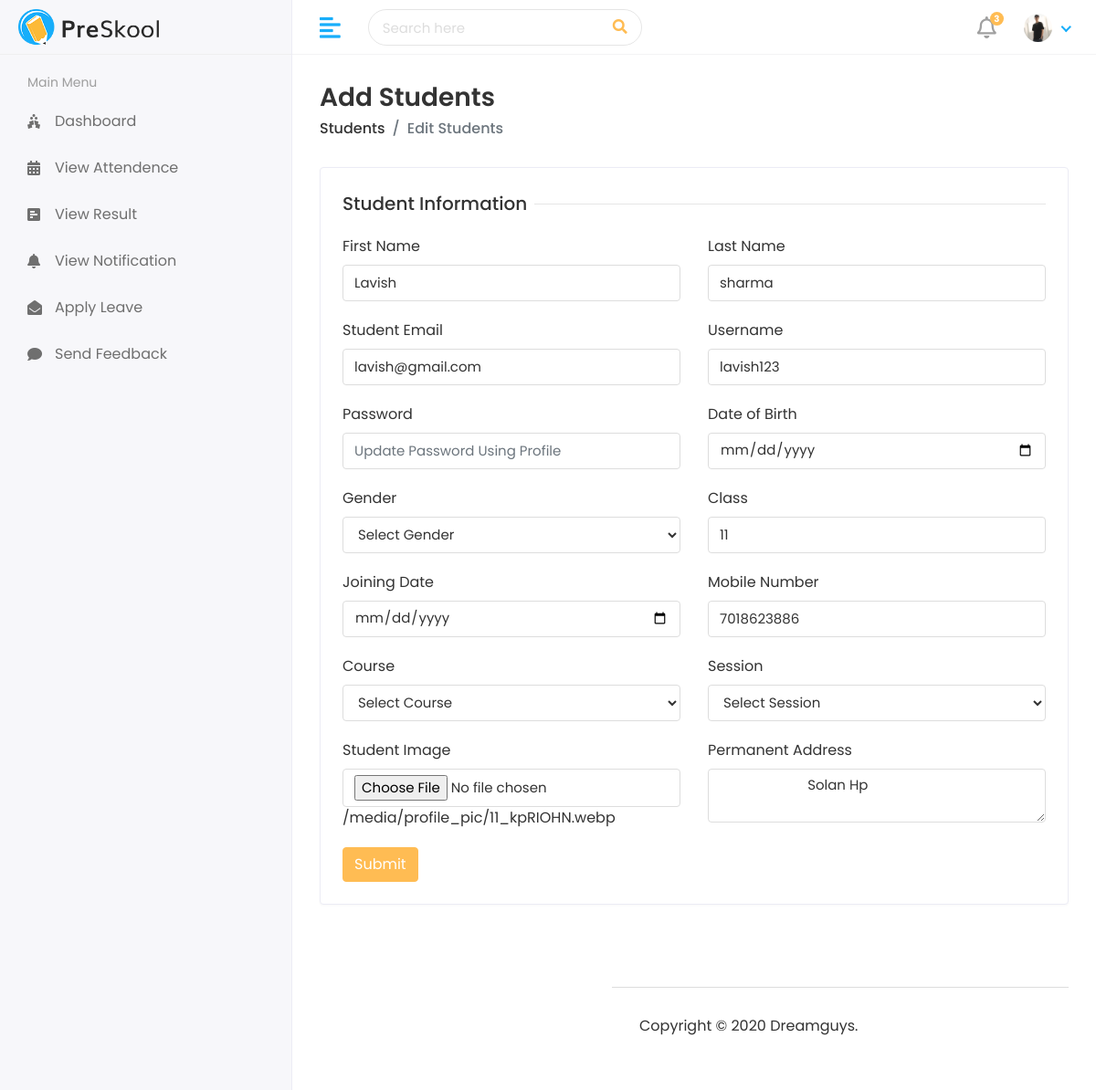
The app's page /HOD/Student-edit/14 (signed in) with its own data.
### StudentApp/models.py (models this page shows, shortened)
class CustomUser(AbstractUser):
    user_type = models.CharField(choices=UserTypes , max_length=20 , default='Student' , null=True)
    username = models.CharField(max_length=44,null=True,unique=True)
    profile = models.ImageField(upload_to='media/profile_pic' , null=True , default='static/assets/img/profiles/avatar-01.jpg')

class Student(models.Model):
    admin = models.OneToOneField(CustomUser, on_delete=models.CASCADE)
    address = models.TextField()
    gender = models.CharField(max_length=100 ,  )
    course = models.ForeignKey(Course , on_delete=models.CASCADE)
    session = models.ForeignKey(Session , on_delete=models.CASCADE)
    joining_at = models.DateField()
    Updated_at = models.DateField(auto_now_add=True)
    datebirth = models.DateField( null= True , blank= True)
    standard = models.PositiveIntegerField(null = True)
    mobilenumber = models.IntegerField(null= True)
    studentimage = models.ImageField(upload_to='media/profile_pic' , null=True)

### StudentApp/HodViews.py (the view, shortened to what this page needs)
# urls.py: path('HOD/Student-edit/<int:id>' , HodViews.StudentEdit , name='StudentEdit'),
@login_required(login_url= '/')
def StudentEdit(request , id):
    if request.method == "GET":
        StudentData = Student.objects.get(id = id)
        Courses = Course.objects.all()
        Sessions = Session.objects.all()
        Context = {
            'Student':StudentData ,
            'Courses': Courses ,
            'Sessions': Sessions,
        }
        return render(request , 'Hod/EditStudent.html' , Context)

### StudentApp/models.py (called while the page is built)
    def __str__(self):
        return  f"{self.SessionStart} To {self.SessionEnd}"

### templates/Hod/EditStudent.html (shortened to what this page needs)
{% extends 'base.html' %}
{% block content %}
<div class="page-header">
    <div class="row align-items-center">
       <div class="col">
          <h3 class="page-title">Add Students</h3>
          <ul class="breadcrumb">
             <li class="breadcrumb-item"><a href="students.html">Students</a></li>
             <li class="breadcrumb-item active">Edit Students</li>
          </ul>
       </div>
    </div>
 </div>
 <div class="row">
    <div class="col-sm-12">
       <div class="card">
          <div class="card-body">
             <form method="post" enctype="multipart/form-data" action="{% url 'StudentEdit' Student.id %}">
                <div class="row">
                   <div class="col-12">
                      <h5 class="form-title"><span>Student Information</span></h5>
                   </div>
                   <div class="col-12 col-sm-6">
                      <div class="form-group">
                         <label>First Name</label>
                         <input type="text" class="form-control" value="{{Student.admin.first_name}}" name="FirstName" >
                      </div>
                   </div>
                   <div class="col-12 col-sm-6">
                      <div class="form-group">
                         <label>Last Name</label>
                         <input type="text" class="form-control"  value="{{Student.admin.last_name}}" name="LastName" >
                      </div>
                   </div>
                   <div class="col-12 col-sm-6">
                      <div class="form-group">
                         <label>Student Email</label>
                         <input type="text" class="form-control"  value="{{Student.admin.email}}" name="StudentEmail" required>
                      </div>
                   </div>
                   <div class="col-12 col-sm-6">
                    <div class="form-group">
                       <label>Username</label>
                       <input type="text" class="form-control"  value="{{Student.admin.username}}" name="Username" required>
                    </div>
                 </div>
                 <div class="col-12 col-sm-6">
                  <div class="form-group">
                     <label>Password</label>
                     <input type="password" class="form-control" name="Password" placeholder="Update Password Using Profile" >
                  </div>
               </div>
                   <div class="col-12 col-sm-6">
                      <div class="form-group">
                         <label>Date of Birth</label>
                         <div>
                            <input type="date" class="form-control"  value="{{Student.datebirth}}" name="Dob" required>
                         </div>
                      </div>
                   </div>
                   <div class="col-12 col-sm-6">
                    <div class="form-group">
                       <label>Gender</label>
                       <select class="form-control" name="Gender" value="{{Student.gender}}" >
                          <option vaue="">Select Gender</option>
                       </select>
                    </div>
                    </div>
                   <div class="col-12 col-sm-6">
                      <div class="form-group">
                         <label>Class</label>
                         <input type="text" class="form-control" value="{{Student.standard}}" name="Standard" >
                      </div>
                   </div>
                   <div class="col-12 col-sm-6">
                      <div class="form-group">
                         <label>Joining Date</label>
                         <div>
                            <input type="date" class="form-control" value="{{Student.joining_at}}" name="JoiningData" required>
                         </div>
                      </div>
                   </div>
                   <div class="col-12 col-sm-6">
                      <div class="form-group">
                         <label>Mobile Number</label>
                         <input type="text" class="form-control" value="{{Student.mobilenumber}}" name="Number" >
                      </div>
                   </div>
                   <div class="col-12 col-sm-6">
                    <div class="form-group">
                       <label>Course</label>
                       <select class="form-control" value="{{Student.}}"  name="Course" required>
                          <option name="FirstName">Select Course</option>
                       </select>
                    </div>
                 </div>
                 <div class="col-12 col-sm-6">
                    <div class="form-group">
                       <label>Session</label>
                       <select class="form-control" name="Session" required>
                        <option value="{{i.id}}" >Select Session</option>
                     </select>
                    </div>
                 </div>
                   <div class="col-12 col-sm-6">
                      <div class="form-group">
                         <label>Student Image</label>
                         <input type="file" class="form-control" name="StudentImage"  required>
                         {{Student.admin.profile.url}}
                      </div>
                   </div>
                   <div class="col-12 col-sm-6">
                    <div class="form-group">
                       <label>Permanent Address</label>
                       <textarea class="form-control" name="Address" required>
                        {{Student.address}}
                       </textarea>
                    </div>
                 </div>
                   <div class="col-12">
                      <button type="submit" class="btn btn-primary">Submit</button>
                   </div>
                </div>
             </form>
          </div>
       </div>
    </div>
 </div>
{% endblock %}

### templates/includes/header.html (shortened to what this page needs)
{% load static %}
<div class="header">
    <div class="header-left">
       <a href="index.html" class="logo">
       <img src="{% static 'assets/img/logo.png' %}" alt="Logo">
       </a>
    </div>
    <a href="javascript:void(0);" id="toggle_btn">
    <i class="fas fa-align-left"></i>
    </a>
    <div class="top-nav-search">
       <form>
          <input type="text" class="form-control" placeholder="Search here">
          <button class="btn" type="submit"><i class="fas fa-search"></i></button>
       </form>
    </div>
    <ul class="nav user-menu">
       <li class="nav-item dropdown noti-dropdown">
          <a href="#" class="dropdown-toggle nav-link" data-toggle="dropdown">
          <i class="far fa-bell"></i> <span class="badge badge-pill">3</span>
          </a>
       </li>
       <li class="nav-item dropdown has-arrow">
          <a href="#" class="dropdown-toggle nav-link" data-toggle="dropdown">
            {% if not user.profile.url is None and not user.profile.url is "" %}
            <span class="user-img"><img class="rounded-circle" src="{{user.profile.url}}" width="31" alt="Ryan Taylor"></span>
            {% else %}
            <span class="user-img"><img class="rounded-circle" src="{% static 'assets/img/profiles/avatar-01.jpg' %}" width="31" alt="Ryan Taylor"></span>
            {% endif %}
          </a>
       </li>
    </ul>
 </div>

### static/assets/css/style.css (style rules this page uses)
html { height: 100%; }
body { background-color: #fff; color: #333; font-family: 'Poppins', sans-serif; font-size: 1rem; height: 100%; line-height: 1.5; overflow-x: hidden; }
h1, h2, h3, h4, h5, h6 { font-family: 'Poppins', sans-serif; margin-top: 0; }
.form-control { border: 1px solid #ddd; box-shadow: none; color: #333; font-size: 15px; height: 40px; }
a { color: #009ce7; }
input, button, a { transition: all 0.4s ease; -moz-transition: all 0.4s ease; -o-transition: all 0.4s ease; -ms-transition: all 0.4s ease; -webkit-transition: all 0.4s ease; }
input, input:focus, button, button:focus { outline: none; }
input[type="file"] { height: auto; min-height: calc(1.5em + .75rem + 2px); }
input[type=text], input[type=password] { -webkit-appearance: none; -moz-appearance: none; appearance: none; }
textarea.form-control { resize: vertical; }
.form-group { margin-bottom: 1.25rem; }
ul, ol { padding: 0px; list-style: none; }
.btn-primary { background-color: #FFBC53; border: 1px solid #FFBC53; }
.card { border: 1px solid #ececf5; box-shadow: 0 1px 3px 0 rgba(0, 0, 0, 0.03); margin-bottom: 1.875rem; }
.card-body { padding: 1.5rem; }
.header { background-color: #fff; border-bottom: 1px solid #f3f3f4; left: 0; position: fixed; right: 0; top: 0; z-index: 1001; height: 60px; }
.header .header-left { float: left; height: 60px; padding: 0 20px; position: relative; width: 320px; z-index: 1; transition: all 0.2s ease-in-out; background-color: #f7f7fa; border-bottom: 1px solid #efefef; border-right: 1px solid #ececf5; display: flex; align-items: center; }
.header .header-left .logo { display: inline-block; line-height: 60px; }
.header .header-left .logo img { max-height: 40px; width: auto; }
.header .dropdown-toggle:after { display: none; }
.header .has-arrow .dropdown-toggle:after { border-top: 0; border-left: 0; border-bottom: 2px solid #18aefa; border-right: 2px solid #18aefa; content: ''; height: 8px; display: inline-block; pointer-events: none; -webkit-transform-origin: 66% 66%; -ms-transform-origin: 66% 66%; transform-origin: 66% 66%; -webkit-transform: rotate(45deg); -ms-transform: rotate(45deg); transform: rotate(45deg); -webkit-transition: all 0.15s ease-in-out; transition: all 0.15s ease-in-out; width: 8px; vertical-align: 0px; }
.user-menu { float: right; margin: 0; position: relative; z-index: 99; padding-right: 15px; }
.user-menu.nav > li > a { color: #a0a0a0; font-size: 14px; line-height: 58px; padding: 0 15px; height: 60px; }
.user-img { margin-right: 3px; position: relative; }
.top-nav-search { float: left; margin-left: 15px; }
.top-nav-search form { margin-top: 10px; position: relative; width: 300px; }
.top-nav-search .form-control { background-color: transparent; border-color: rgba(0, 0, 0, 0.1); border-radius: 50px; color: #ddd; height: 40px; padding: 10px 50px 10px 15px; }
.top-nav-search .btn { background-color: transparent; border-color: transparent; color: #ffbc53; min-height: 40px; padding: 7px 15px; position: absolute; right: 0; top: 0; }
.top-nav-search .form-control::placeholder { color: #ddd; }
.page-header { margin-bottom: 1.875rem; }
.page-header .breadcrumb { background-color: transparent; color: #6c757d; font-size: 1rem; font-weight: 500; margin-bottom: 0; padding: 0; }
.page-header .breadcrumb a { color: #333; }
.page-title { font-size: 28px; font-weight: 600; color: #333; margin-bottom: 5px; }
.user-menu.nav > li > a .badge { background-color: #FFBC53; display: block; font-size: 10px; font-weight: bold; height: 15px; width: 15px; position: absolute; right: 7px; top: 13px; color: #fff; padding: 3px; }
.user-menu.nav > li > a > i { font-size: 1.5rem; line-height: 60px; }
.form-title { width: 100%; max-width: 100%; padding: 0; font-size: 1.25rem; font-weight: 500; line-height: inherit; color: #333; white-space: normal; position: relative; display: block; margin-bottom: 20px; }
.form-title:before { content: ""; position: absolute; left: 0px; right: 0px; height: 1px; top: 50%; background-color: rgba(0, 0, 0, 0.1); }
.form-title span { padding: 0px 0.5rem 0 0; background-color: #fff; display: inline-block; z-index: 2; position: relative; }
@media (min-width: 992px) { #toggle_btn { align-items: center; color: #18aefa; display: inline-flex; float: left; font-size: 26px; height: 60px; justify-content: center; margin-left: 15px; padding: 0 15px; } }

### templates/base.html (style rules this page uses)
* { font-family: 'Poppins' , 'sans-serif'; }

### records on screen
CustomUser: profile (picture)
Student: FirstName "Lavish", LastName "sharma", StudentEmail "lavish@gmail.com", Username "lavish123", Gender "Select Gender", Standard "11", Number "7018623886", admin.profile "/media/profile_pic/11_kpRIOHN.webp", Address "Solan Hp"
